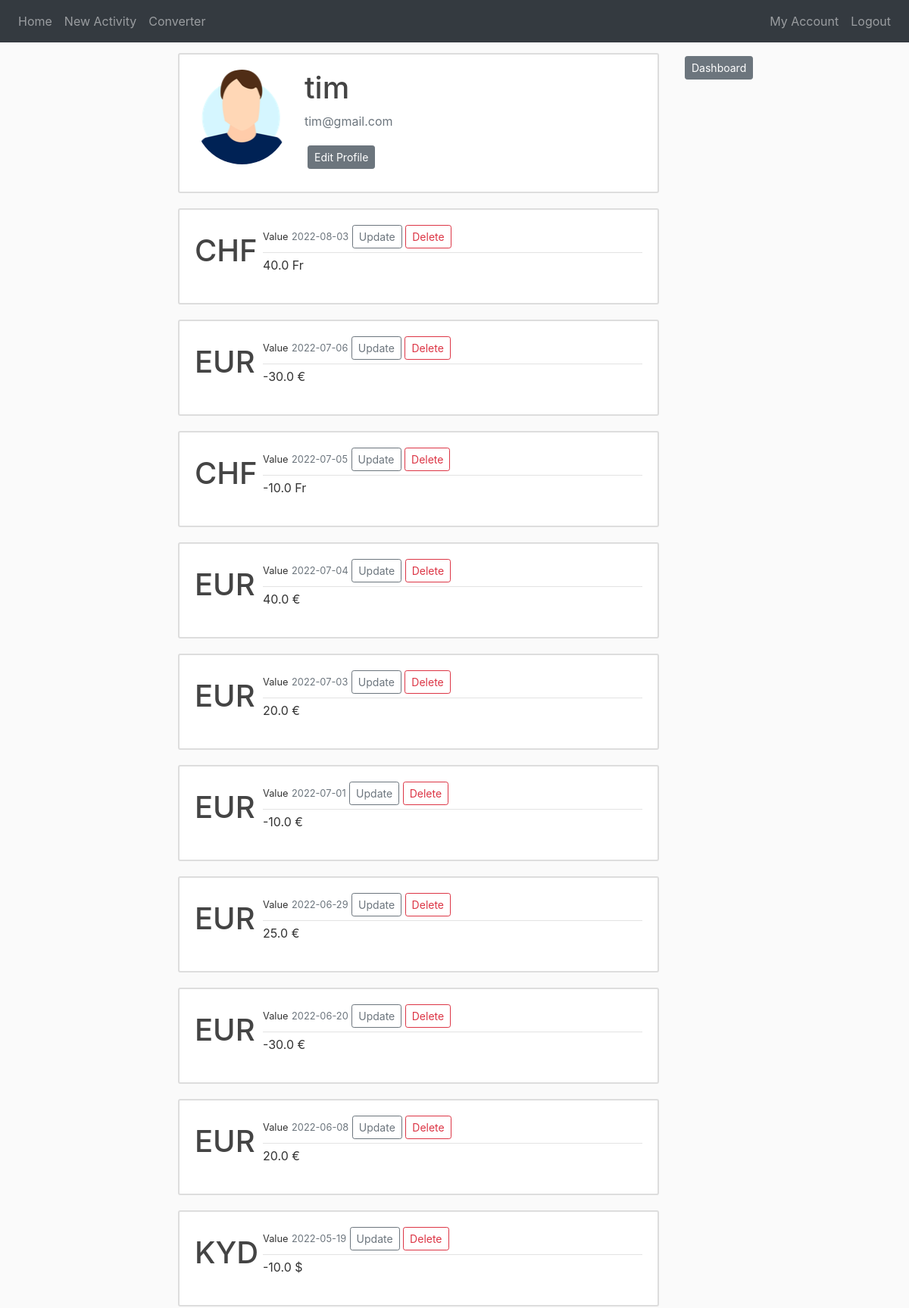
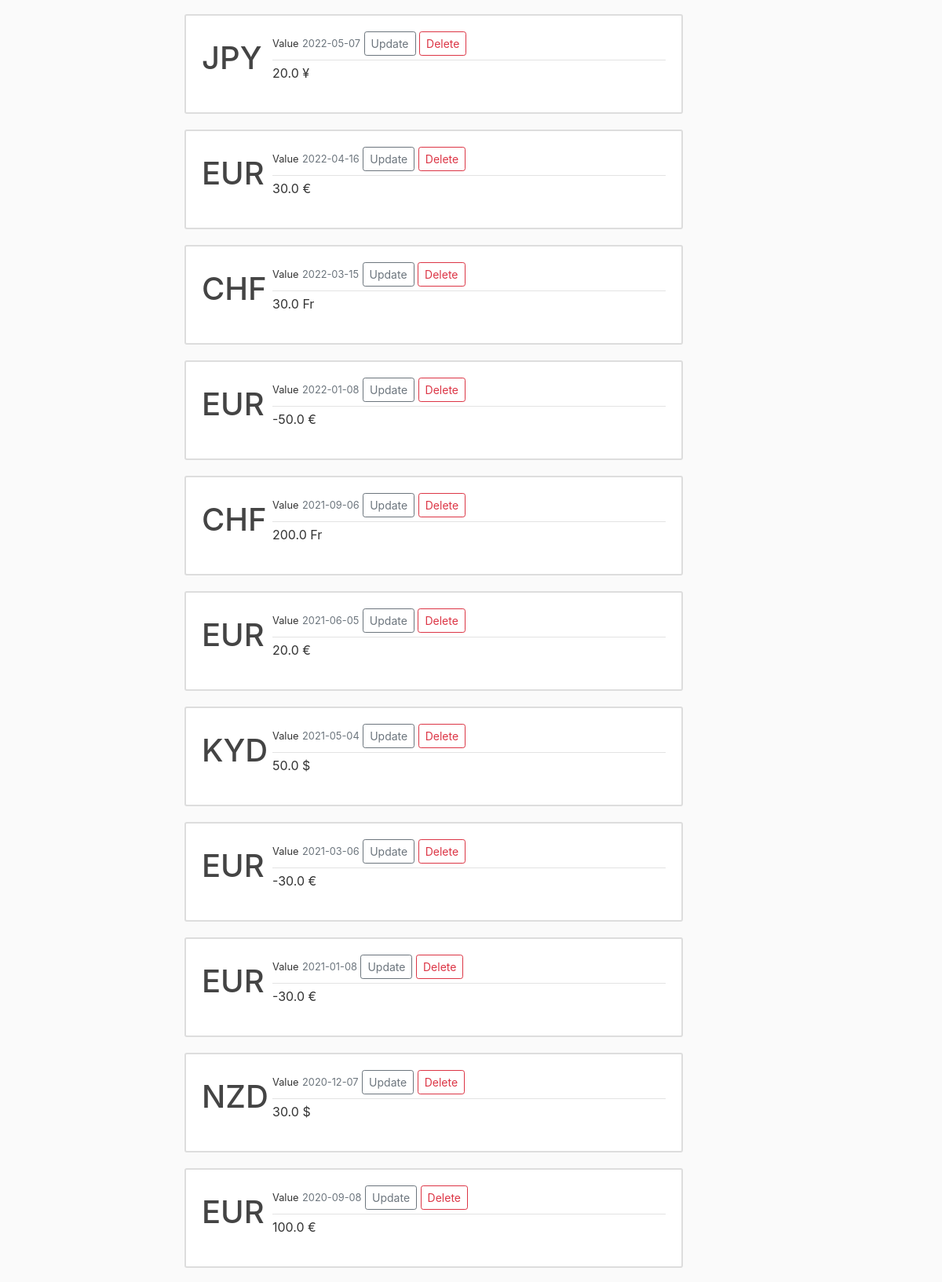
Page /account (signed in, upper part) on the committed database (2 pictures, top to bottom).
### website/models.py (models this page shows, shortened)
class User(db.Model, UserMixin):
    id = db.Column(db.Integer, primary_key=True)
    username = db.Column(db.String(20), unique=True, nullable=False)
    email = db.Column(db.String(150), unique=True, nullable=False)
    image = db.Column(db.String(20), nullable=False, default='default.jpg')
    password = db.Column(db.String(60), nullable=False)
    purchases = db.relationship('Purchase', backref='buyer', lazy=True)

class Purchase(db.Model):
    id = db.Column(db.Integer, primary_key=True)
    date = db.Column(db.Date, nullable=False)
    amount = db.Column(db.Float, nullable=False)
    user_id = db.Column(db.Integer, db.ForeignKey('user.id'), nullable=False)
    currency_id = db.Column(db.Integer, db.ForeignKey('currency.id'), nullable=False)

class Currency(db.Model):
    id = db.Column(db.Integer, primary_key=True)
    identifier = db.Column(db.String(100), nullable=False)
    name = db.Column(db.String(100), nullable=False)
    character = db.Column(db.String(2), nullable=False)
    rate = db.Column(db.Float, nullable=False)
    purchases = db.relationship('Purchase', backref='currency', lazy=True)

### website/views.py (the view)
@views.route('/account', methods=['GET'])
@login_required
def account():
    purchases = Purchase.query.order_by(Purchase.date).all()
    return render_template("account.html", purchases=purchases)

### website/models.py (called while the page is built)
@login_manager.user_loader
def load_user(user_id):
    return User.query.get(int(user_id))

### website/templates/account.html (shortened to what this page needs)
{% extends "base.html" %}
{% block content %}
    <div class="content-section">
        <div class="media">
            <img class="rounded-circle account-img" src="{{ url_for('static', filename='profile_pictures/' + current_user.image) }}">
            <div class="media-body">
                <h2 class="account-heading">{{ current_user.username }}</h2>
                <p class="text-secondary">{{ current_user.email }}</p>
                <div>
                    <a class="btn btn-secondary btn-sm m-1" href="{{ url_for('views.update_account') }}">Edit Profile</a>
                </div>
            </div>
        </div>
    </div>
    {% for purchase in purchases | reverse %}
        {% if purchase.buyer == current_user %}
            <article class="media content-section">
                <h1 class="article-identifier">{{ purchase.currency.identifier }}</h1>
                <div class="media-body">
                    <div class="article-metadata">
                        <small>Value</small>
                        <small class="text-muted">{{ purchase.date.strftime('%Y-%m-%d') }}</small>
                        <a class="btn btn-outline-secondary btn-sm" href="{{ url_for('views.update_purchase', purchase_id=purchase.id) }}">Update</a>
                        <a type="button" class="btn btn-outline-danger btn-sm" href="{{ url_for('views.delete_purchase', purchase_id=purchase.id) }}">Delete</a>
                    </div>
                    <p class="article-content">{{ purchase.amount }} {{ purchase.currency.character }}</p>
                </div>
            </article>
        {% endif %}
    {% endfor %}
{% endblock %}
{% block content_right %}
    <div class="media body" style="margin-top: 10px">
        <a class="btn btn-secondary btn-sm m-1" style="align-items: center" href="{{ url_for('views.dashboard') }}">Dashboard</a>
    </div>
{% endblock %}

### website/static/main.css (style rules this page uses)
body { background: #fafafa; color: #333333; margin-bottom: 10px; margin-top: 60px; }
h1, h2, h3, h4, h5, h6 { color: #444444; }
.content-section { background: #ffffff; padding: 20px 20px; border: 2px solid #dddddd; border-radius: 3px; margin-bottom: 20px; margin-top: 10px; }
.article-content { white-space: pre-line; }
.article-identifier { height: 65px; width: 30px; margin-right: 60px; margin-top: 10px; }
.article-metadata { padding-bottom: 5px; margin-bottom: 4px; border-bottom: 1px solid #e3e3e3; }
.account-img { height: 125px; width: 125px; margin-right: 20px; margin-bottom: 16px; }
.account-heading { font-size: 2.5rem; }

### rows in the picture
User: image (picture), username "tim", email "tim@gmail.com"
Purchase: currency.identifier "CHF", date "2022-08-03", amount "40.0", currency.character "Fr"
Purchase: currency.identifier "EUR", date "2022-07-06", amount "-30.0", currency.character "€"
Purchase: currency.identifier "CHF", date "2022-07-05", amount "-10.0", currency.character "Fr"
Purchase: currency.identifier "EUR", date "2022-07-04", amount "40.0", currency.character "€"
Purchase: currency.identifier "EUR", date "2022-07-03", amount "20.0", currency.character "€"
Purchase: currency.identifier "EUR", date "2022-07-01", amount "-10.0", currency.character "€"
Purchase: currency.identifier "EUR", date "2022-06-29", amount "25.0", currency.character "€"
Purchase: currency.identifier "EUR", date "2022-06-20", amount "-30.0", currency.character "€"
Purchase: currency.identifier "EUR", date "2022-06-08", amount "20.0", currency.character "€"
Purchase: currency.identifier "KYD", date "2022-05-19", amount "-10.0", currency.character "$"
Purchase: currency.identifier "JPY", date "2022-05-07", amount "20.0", currency.character "¥"
Purchase: currency.identifier "EUR", date "2022-04-16", amount "30.0", currency.character "€"
Purchase: currency.identifier "CHF", date "2022-03-15", amount "30.0", currency.character "Fr"
Purchase: currency.identifier "EUR", date "2022-01-08", amount "-50.0", currency.character "€"
Purchase: currency.identifier "CHF", date "2021-09-06", amount "200.0", currency.character "Fr"
Purchase: currency.identifier "EUR", date "2021-06-05", amount "20.0", currency.character "€"
Purchase: currency.identifier "KYD", date "2021-05-04", amount "50.0", currency.character "$"
Purchase: currency.identifier "EUR", date "2021-03-06", amount "-30.0", currency.character "€"
Purchase: currency.identifier "EUR", date "2021-01-08", amount "-30.0", currency.character "€"
Purchase: currency.identifier "NZD", date "2020-12-07", amount "30.0", currency.character "$"
Purchase: currency.identifier "EUR", date "2020-09-08", amount "100.0", currency.character "€"
